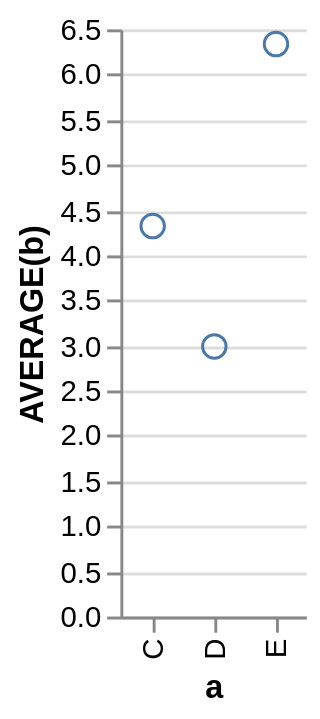

The specification (Vega-Lite) saved for this image:
### Vega specification from a JSON file in a GitHub repository (floating-point values rounded to 4 significant figures)
{"$schema": "http://vega.github.io/schema/vega/v3.0.json", "autosize": "pad", "padding": 5, "signals": [{"name": "width", "update": "data('layout')[0].width"}, {"name": "height", "update": "data('layout')[0].height"}, {"name": "unit", "value": {}, "on": [{"events": "mousemove", "update": "group()._id ? group() : unit"}]}], "data": [{"name": "source_0", "values": [{"a": "C", "b": 2}, {"a": "C", "b": 7}, {"a": "C", "b": 4}, {"a": "D", "b": 1}, {"a": "D", "b": 2}, {"a": "D", "b": 6}, {"a": "E", "b": 8}, {"a": "E", "b": 4}, {"a": "E", "b": 7}], "format": {"type": "json", "parse": {"b": "number"}}, "transform": [{"type": "filter", "expr": "datum[\"b\"] !== null && !isNaN(datum[\"b\"])"}, {"type": "aggregate", "groupby": ["a"], "ops": ["average"], "fields": ["b"]}]}, {"name": "layout", "source": "source_0", "transform": [{"type": "aggregate", "fields": ["a"], "ops": ["distinct"]}, {"type": "formula", "as": "width", "expr": "max(datum[\"distinct_a\"] - 1 + 2*0.5, 0) * 21"}, {"type": "formula", "as": "height", "expr": "200"}]}], "marks": [{"name": "main-group", "type": "group", "from": {"data": "layout"}, "encode": {"update": {"width": {"field": "width"}, "height": {"field": "height"}, "fill": {"value": "transparent"}}}, "marks": [{"name": "marks", "type": "symbol", "role": "point", "from": {"data": "source_0"}, "encode": {"update": {"x": {"scale": "x", "field": "a"}, "y": {"scale": "y", "field": "average_b"}, "stroke": {"value": "#4c78a8"}, "fill": {"value": "transparent"}}}}], "scales": [{"name": "x", "type": "point", "domain": {"data": "source_0", "field": "a", "sort": true}, "range": {"step": 21}, "round": true, "padding": 0.5}, {"name": "y", "type": "linear", "domain": {"data": "source_0", "field": "average_b"}, "range": [200, 0], "round": true, "nice": true, "zero": true}], "axes": [{"scale": "x", "orient": "bottom", "tickCount": 5, "title": "a", "zindex": 1, "encode": {"labels": {"update": {"angle": {"value": 270}, "align": {"value": "right"}, "baseline": {"value": "middle"}}}}}, {"scale": "y", "format": "s", "orient": "left", "title": "AVERAGE(b)", "zindex": 1}, {"scale": "y", "domain": false, "format": "s", "grid": true, "labels": false, "orient": "left", "ticks": false, "zindex": 0, "gridScale": "x"}]}]}
